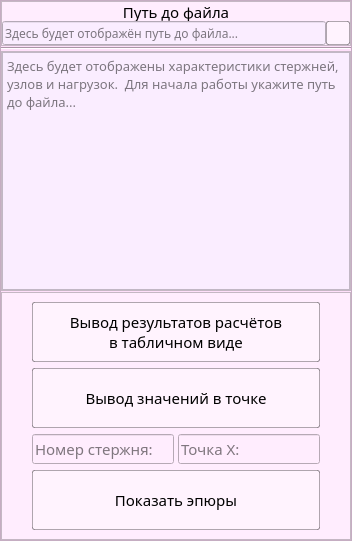
               <widget class="QFrame" name="DataWorkFrame_2">
                <property name="maximumSize">
                 <size>
                  <width>400</width>
                  <height>16777215</height>
                 </size>
                </property>
                <property name="font">
                 <font>
                  <family>Montserrat</family>
                 </font>
                </property>
                <property name="styleSheet">
                 <string notr="true">background-color : #FFE0FB;</string>
                </property>
                <property name="frameShape">
                 <enum>QFrame::StyledPanel</enum>
                </property>
                <property name="frameShadow">
                 <enum>QFrame::Raised</enum>
                </property>
                <layout class="QVBoxLayout" name="verticalLayout_3">
                 <property name="spacing">
                  <number>0</number>
                 </property>
                 <property name="leftMargin">
                  <number>0</number>
                 </property>
                 <property name="topMargin">
                  <number>0</number>
                 </property>
                 <property name="rightMargin">
                  <number>0</number>
                 </property>
                 <property name="bottomMargin">
                  <number>0</number>
                 </property>
                 <item>
                  <layout class="QVBoxLayout" name="DataWorkVerticalLayout_2" stretch="10,1,60,30">
                   <property name="spacing">
                    <number>1</number>
                   </property>
                   <item>
                    <widget class="QFrame" name="PathToFileFrame_2">
                     <property name="maximumSize">
                      <size>
                       <width>16777215</width>
                       <height>60</height>
                      </size>
                     </property>
                     <property name="font">
                      <font>
                       <family>Montserrat</family>
                      </font>
                     </property>
                     <property name="styleSheet">
                      <string notr="true">background-color : rgb(255, 237, 254);</string>
                     </property>
                     <property name="frameShape">
                      <enum>QFrame::StyledPanel</enum>
                     </property>
                     <property name="frameShadow">
                      <enum>QFrame::Raised</enum>
                     </property>
                     <layout class="QGridLayout" name="gridLayout_9">
                      <property name="leftMargin">
                       <number>0</number>
                      </property>
                      <property name="topMargin">
                       <number>0</number>
                      </property>
                      <property name="rightMargin">
                       <number>0</number>
                      </property>
                      <property name="bottomMargin">
                       <number>0</number>
                      </property>
                      <property name="spacing">
                       <number>0</number>
                      </property>
                      <item row="0" column="0">
                       <layout class="QVBoxLayout" name="PathToFileVerticalLayout_2">
                        <property name="spacing">
                         <number>0</number>
                        </property>
                        <item>
                         <widget class="QLabel" name="PathToFileLabel_2">
                          <property name="maximumSize">
                           <size>
                            <width>16777215</width>
                            <height>19</height>
                           </size>
                          </property>
                          <property name="font">
                           <font>
                            <family>Montserrat</family>
                            <pointsize>11</pointsize>
                           </font>
                          </property>
                          <property name="text">
                           <string>Путь до файла</string>
                          </property>
                          <property name="alignment">
                           <set>Qt::AlignCenter</set>
                          </property>
                         </widget>
                        </item>
                        <item>
                         <layout class="QHBoxLayout" name="PathLineHorizontalLayout_2">
                          <property name="spacing">
                           <number>0</number>
                          </property>
                          <item>
                           <widget class="QLineEdit" name="LineEditPath_2">
                            <property name="minimumSize">
                             <size>
                              <width>0</width>
                              <height>24</height>
                             </size>
                            </property>
                            <property name="font">
                             <font>
                              <family>Montserrat</family>
                             </font>
                            </property>
                            <property name="styleSheet">
                             <string notr="true">background-color: #FAEDFF;</string>
                            </property>
                            <property name="dragEnabled">
                             <bool>false</bool>
                            </property>
                            <property name="readOnly">
                             <bool>true</bool>
                            </property>
                            <property name="placeholderText">
                             <string>Здесь будет отображён путь до файла...</string>
                            </property>
                           </widget>
                          </item>
                          <item>
                           <widget class="QToolButton" name="BtnPath_2">
                            <property name="minimumSize">
                             <size>
                              <width>24</width>
                              <height>24</height>
                             </size>
                            </property>
                            <property name="font">
                             <font>
                              <family>Montserrat</family>
                             </font>
                            </property>
                            <property name="statusTip">
                             <string>Открыть файл</string>
                            </property>
                            <property name="styleSheet">
                             <string notr="true">QToolButton {
background-color: rgba(255, 255, 255, 80);
border: 1px solid rgba(0, 0, 0, 80);
border-radius: 2px;
}

QToolButton:hover {
background-color: rgba(255, 255, 255, 180);
}

QToolButton:pressed {
background-color: rgba(255, 255, 255, 245);
}
</string>
                            </property>
                            <property name="text">
                             <string/>
                            </property>
                            <property name="icon">
                             <iconset resource="res-rc.qrc">
                              <normaloff>:/icon/icons/folder_open.svg</normaloff>:/icon/icons/folder_open.svg</iconset>
                            </property>
                           </widget>
                          </item>
                         </layout>
                        </item>
                       </layout>
                      </item>
                     </layout>
                    </widget>
                   </item>
                   <item>
                    <widget class="Line" name="line_4">
                     <property name="orientation">
                      <enum>Qt::Horizontal</enum>
                     </property>
                    </widget>
                   </item>
                   <item>
                    <widget class="QFrame" name="frame">
                     <property name="minimumSize">
                      <size>
                       <width>0</width>
                       <height>200</height>
                      </size>
                     </property>
                     <property name="maximumSize">
                      <size>
                       <width>16777215</width>
                       <height>16777215</height>
                      </size>
                     </property>
                     <property name="font">
                      <font>
                       <family>Montserrat</family>
                      </font>
                     </property>
                     <property name="styleSheet">
                      <string notr="true">background-color : rgb(255, 237, 254);</string>
                     </property>
                     <property name="frameShape">
                      <enum>QFrame::StyledPanel</enum>
                     </property>
                     <property name="frameShadow">
                      <enum>QFrame::Raised</enum>
                     </property>
                     <layout class="QGridLayout" name="gridLayout_12">
                      <property name="leftMargin">
                       <number>0</number>
                      </property>
                      <property name="topMargin">
                       <number>0</number>
                      </property>
                      <property name="rightMargin">
                       <number>0</number>
                      </property>
                      <property name="bottomMargin">
                       <number>0</number>
                      </property>
                      <property name="spacing">
                       <number>0</number>
                      </property>
                      <item row="0" column="0">
                       <widget class="QTextEdit" name="textEditInfo">
                        <property name="font">
                         <font>
                          <family>Montserrat</family>
                          <pointsize>10</pointsize>
                         </font>
                        </property>
                        <property name="styleSheet">
                         <string notr="true">background-color: #FAEDFF;</string>
                        </property>
                        <property name="textInteractionFlags">
                         <set>Qt::TextSelectableByKeyboard|Qt::TextSelectableByMouse</set>
                        </property>
                        <property name="placeholderText">
                         <string>Здесь будет отображены характеристики стержней, узлов и нагрузок.  Для начала работы укажите путь до файла...</string>
                        </property>
                       </widget>
                      </item>
                     </layout>
                    </widget>
                   </item>
                   <item>
                    <widget class="QFrame" name="DescriptionPowerFrame_2">
                     <property name="font">
                      <font>
                       <family>Montserrat</family>
                      </font>
                     </property>
                     <property name="styleSheet">
                      <string notr="true">background-color : rgb(255, 237, 254);</string>
                     </property>
                     <property name="frameShape">
                      <enum>QFrame::StyledPanel</enum>
                     </property>
                     <property name="frameShadow">
                      <enum>QFrame::Raised</enum>
                     </property>
                     <layout class="QVBoxLayout" name="verticalLayout_6">
                      <property name="leftMargin">
                       <number>30</number>
                      </property>
                      <property name="rightMargin">
                       <number>30</number>
                      </property>
                      <item>
                       <layout class="QVBoxLayout" name="verticalLayout_4">
                        <item>
                         <widget class="QPushButton" name="BtnTableResult">
                          <property name="minimumSize">
                           <size>
                            <width>0</width>
                            <height>60</height>
                           </size>
                          </property>
                          <property name="font">
                           <font>
                            <family>Montserrat</family>
                            <pointsize>11</pointsize>
                           </font>
                          </property>
                          <property name="styleSheet">
                           <string notr="true">QPushButton {
background-color: rgba(255, 255, 255, 80);
border: 1px solid rgba(0, 0, 0, 80);
border-radius: 2px;
}

QPushButton:hover {
background-color: rgba(255, 255, 255, 180);
}

QPushButton:pressed {
background-color: rgba(255, 255, 255, 245);
}
</string>
                          </property>
                          <property name="text">
                           <string>Вывод результатов расчётов
в табличном виде</string>
                          </property>
                          <property name="default">
                           <bool>false</bool>
                          </property>
                          <property name="flat">
                           <bool>false</bool>
                          </property>
                         </widget>
                        </item>
                        <item>
                         <widget class="QPushButton" name="BtnPointResult">
                          <property name="minimumSize">
                           <size>
                            <width>0</width>
                            <height>60</height>
                           </size>
                          </property>
                          <property name="font">
                           <font>
                            <family>Montserrat</family>
                            <pointsize>11</pointsize>
                           </font>
                          </property>
                          <property name="styleSheet">
                           <string notr="true">QPushButton {
background-color: rgba(255, 255, 255, 80);
border: 1px solid rgba(0, 0, 0, 80);
border-radius: 2px;
}

QPushButton:hover {
background-color: rgba(255, 255, 255, 180);
}

QPushButton:pressed {
background-color: rgba(255, 255, 255, 245);
}
</string>
                          </property>
                          <property name="text">
                           <string>Вывод значений в точке</string>
                          </property>
                         </widget>
                        </item>
                        <item>
                         <layout class="QHBoxLayout" name="horizontalLayout_4">
                          <property name="spacing">
                           <number>4</number>
                          </property>
                          <item>
                           <widget class="QLineEdit" name="LineEditNumRod">
                            <property name="minimumSize">
                             <size>
                              <width>0</width>
                              <height>30</height>
                             </size>
                            </property>
                            <property name="font">
                             <font>
                              <family>Montserrat</family>
                              <pointsize>11</pointsize>
                             </font>
                            </property>
                            <property name="styleSheet">
                             <string notr="true"/>
                            </property>
                            <property name="text">
                             <string/>
                            </property>
                            <property name="placeholderText">
                             <string>Номер стержня:</string>
                            </property>
                            <property name="clearButtonEnabled">
                             <bool>true</bool>
                            </property>
                           </widget>
                          </item>
                          <item>
                           <widget class="QLineEdit" name="LineEditPoint">
                            <property name="enabled">
                             <bool>true</bool>
                            </property>
                            <property name="minimumSize">
                             <size>
                              <width>0</width>
                              <height>30</height>
                             </size>
                            </property>
                            <property name="font">
                             <font>
                              <family>Montserrat</family>
                              <pointsize>11</pointsize>
                             </font>
                            </property>
                            <property name="styleSheet">
                             <string notr="true">QLineEdit:{
	background-color: #FAEDFF;
	border: 1px solid rgba(0, 0, 0, 80);
	border-radius: 2px;
}

QLineEdit: hover:!pressed{
background-color: rgba(255.255.255. 80);
}
QLineEdit: pressed{
	background-color: #FAEDFF;
	border: 1px solid rgba(0, 0, 0, 80);
	border-radius: 2px;
}</string>
                            </property>
                            <property name="placeholderText">
                             <string>Точка X:</string>
                            </property>
                            <property name="clearButtonEnabled">
                             <bool>true</bool>
                            </property>
                           </widget>
                          </item>
                         </layout>
                        </item>
                        <item>
                         <widget class="QPushButton" name="BtnShowEpure">
                          <property name="minimumSize">
                           <size>
                            <width>0</width>
                            <height>60</height>
                           </size>
                          </property>
                          <property name="font">
                           <font>
                            <family>Montserrat</family>
                            <pointsize>11</pointsize>
                           </font>
                          </property>
                          <property name="styleSheet">
                           <string notr="true">QPushButton {
background-color: rgba(255, 255, 255, 80);
border: 1px solid rgba(0, 0, 0, 80);
border-radius: 2px;
}

QPushButton:hover {
background-color: rgba(255, 255, 255, 180);
}

QPushButton:pressed {
background-color: rgba(255, 255, 255, 245);
}
</string>
                          </property>
                          <property name="text">
                           <string>Показать эпюры</string>
                          </property>
                         </widget>
                        </item>
                       </layout>
                      </item>
                      <item>
                       <spacer name="verticalSpacer_2">
                        <property name="orientation">
                         <enum>Qt::Vertical</enum>
                        </property>
                        <property name="sizeHint" stdset="0">
                         <size>
                          <width>20</width>
                          <height>40</height>
                         </size>
                        </property>
                       </spacer>
                      </item>
                     </layout>
                    </widget>
                   </item>
                  </layout>
                 </item>
                </layout>
               </widget>
